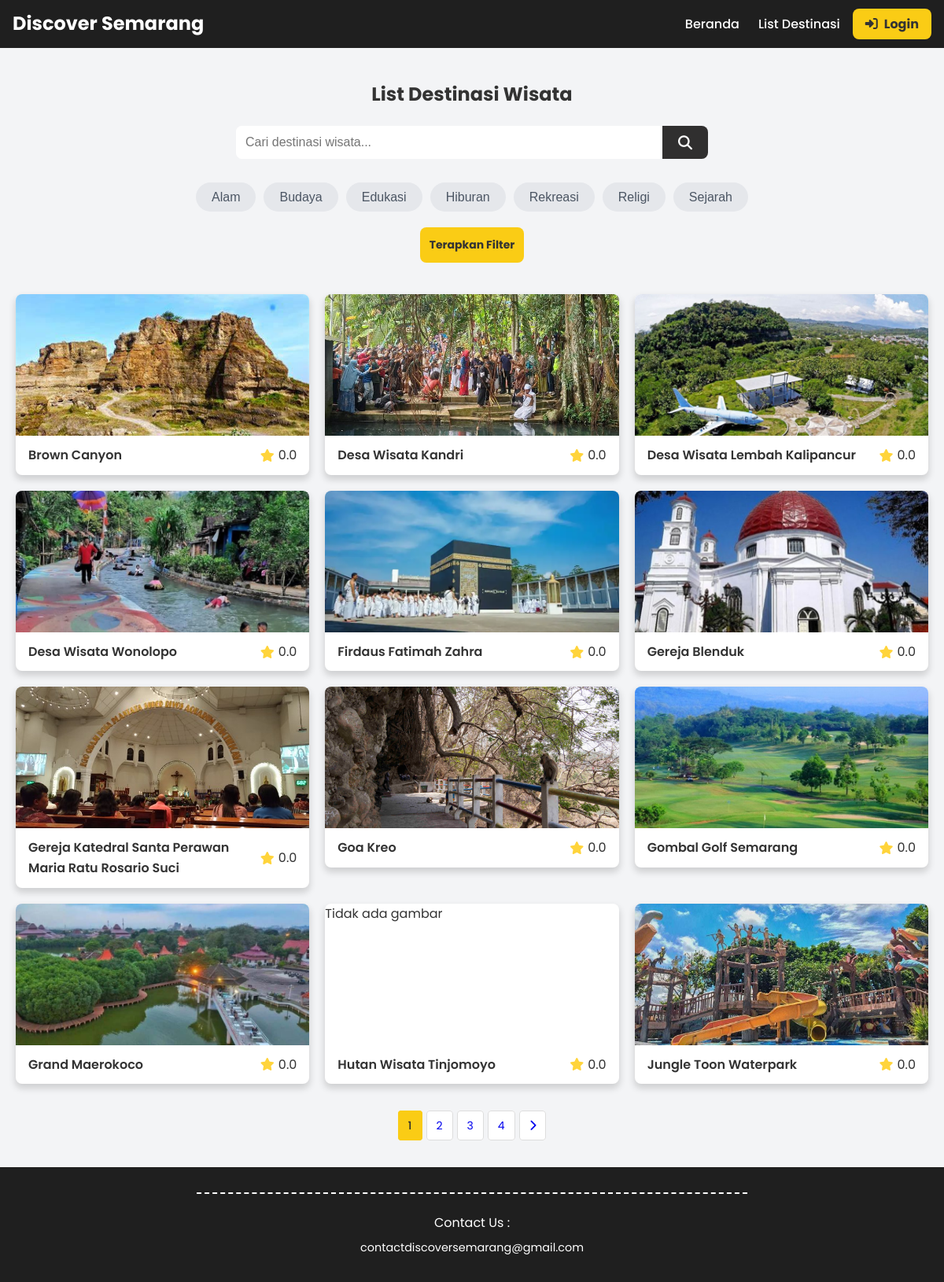
Screenshot of /public/index.php?page=list with the database file from the repository.
### tables this page shows
CREATE TABLE `kategori` (
  `id` int(11) NOT NULL,
  `nama_kategori` varchar(50) NOT NULL
);

CREATE TABLE `destinasi` (
  `id` int(11) NOT NULL,
  `nama` varchar(100) NOT NULL,
  `deskripsi` text NOT NULL,
  `deskripsi_rekomendasi` text NOT NULL,
  `alamat` text NOT NULL,
  `no_telepon` varchar(20) DEFAULT NULL,
  `facebook` varchar(255) DEFAULT NULL,
  `instagram` varchar(255) DEFAULT NULL,
  `gmaps_link` text NOT NULL,
  `tanggal_dibuat` datetime DEFAULT current_timestamp(),
  `tanggal_diupdate` datetime DEFAULT current_timestamp() ON UPDATE current_timestamp()
);

### app/controllers/DestinasiController.php (called while the page is built, shortened)
<?php
require_once __DIR__ . '/../models/DestinasiModel.php';
class DestinasiController {
    private $model;
    public function __construct() {
        global $db;
        require_once __DIR__ . '/../models/DestinasiModel.php';
        $this->model = new DestinasiModel($db);
    }
    public function list() {
        $perPage = 12;
        $currentPage = isset($_GET['p']) ? (int)$_GET['p'] : 1;
        $offset = ($currentPage - 1) * $perPage;
        $keyword = isset($_GET['search']) ? trim($_GET['search']) : '';
        $kategoriIds = [];
        $destinasiList = $this->model->getDestinasi($keyword, $kategoriIds, $perPage, $offset);
        $totalDestinasi = $this->model->countDestinasi($keyword, $kategoriIds);
        $totalPages = ceil($totalDestinasi / $perPage);
        $kategoriList = $this->model->getAllKategori();
        require_once __DIR__ . '/../views/pages/list.php';
    }
}
?>

### public/includes/session.php (called while the page is built, shortened)
<?php
function is_logged_in() {
    return isset($_SESSION['user_id']);
}
?>

### app/models/DestinasiModel.php (called while the page is built, shortened)
<?php
class DestinasiModel
{
    private PDO $db;
    public function __construct(PDO $db)
    {
        $this->db = $db;
    }
    public function getDestinasi(string $keyword = '', array $kategoriIds = [], int $limit = 12, int $offset = 0): array
    {
        $offset = max(0, $offset);
        $sql = "
            SELECT
                d.id,
                d.nama,
                d.deskripsi,
                (
                    SELECT g.nama_file
                    FROM galeri g
                    WHERE g.destinasi_id = d.id
                    ORDER BY g.id
                    LIMIT 1
                ) AS gambar,
                COALESCE(
                    GROUP_CONCAT(DISTINCT k.nama_kategori SEPARATOR ', '),
                    ''
                ) AS kategori,
                COALESCE(AVG(u.rating), 0) AS rating,
                COUNT(u.id) AS jumlah_ulasan
            FROM destinasi d
            LEFT JOIN destinasi_kategori dk ON d.id = dk.destinasi_id
            LEFT JOIN kategori k ON dk.kategori_id = k.id
            LEFT JOIN ulasan u ON d.id = u.destinasi_id
        ";
        $conditions = [];
        if (!empty($kategoriIds)) {
            $sql .= ' GROUP BY d.id HAVING COUNT(DISTINCT dk.kategori_id) = ' . count($kategoriIds);
        } else {
            $sql .= ' GROUP BY d.id';
        }
        $sql .= ' ORDER BY d.nama ASC LIMIT :limit OFFSET :offset';
        $stmt = $this->db->prepare($sql);
        $stmt->bindValue(':limit', $limit, PDO::PARAM_INT);
        $stmt->bindValue(':offset', $offset, PDO::PARAM_INT);
        $stmt->execute();
        return $stmt->fetchAll(PDO::FETCH_ASSOC);
    }
    public function countDestinasi(string $keyword = '', array $kategoriIds = []): int
    {
        $sql = "
            SELECT COUNT(DISTINCT d.id) AS total
            FROM destinasi d
            LEFT JOIN destinasi_kategori dk ON d.id = dk.destinasi_id
            LEFT JOIN kategori k ON dk.kategori_id = k.id
        ";
        $conditions = [];
        $params = [];
        $stmt = $this->db->prepare($sql);
        $stmt->execute();
        $row = $stmt->fetch(PDO::FETCH_ASSOC);
        return (int) ($row['total'] ?? 0);
    }
    public function getAllKategori(): array
    {
        $stmt = $this->db->query('SELECT id, nama_kategori FROM kategori');
        return $stmt->fetchAll(PDO::FETCH_ASSOC);
    }
}

### app/views/pages/list.php (the view, shortened to what this page needs)
<?php
require_once __DIR__ . '/../partials/header.php';
?>
<div style="background-color: #f3f4f6;">
    <div class="container" style="min-height: 100dvh;">
        <div style="display: flex; justify-content: center;">
            <h1 style="margin: 40px 0px 20px 0px">List Destinasi Wisata</h1>
        </div>
        <form method="get" action="?page=list&" id="filterForm">
            <div class="search-bar">
                <input type="text" name="search" placeholder="Cari destinasi wisata..."
                    value="<?= htmlspecialchars($keyword ?? '') ?>">
                <button type="submit">
                    <i class="fas fa-search"></i>
                </button>
            </div>
            <div class="kategori-wrapper" id="kategoriContainer">
                <?php foreach ($kategoriList as $kategori): ?>
                    <div class="form-check">
                        <label class="kategori" for="kategori-<?= $kategori['id'] ?>">
                            <?= htmlspecialchars($kategori['nama_kategori']) ?>
                        </label>
                    </div>
                <?php endforeach; ?>
            </div>
            <div style="display: flex; align-items: center; justify-content: center; margin: 20px 0px; gap: 10px;">
                <button type="submit" class="btn btn-yellow btn-sm">
                    Terapkan Filter
                </button>
            </div>
        </form>
        <div class="grid-container">
            <?php if (count($destinasiList) > 0): ?>
                <?php foreach ($destinasiList as $destinasi): ?>
                    <div class="col-lg-3 col-md-4 col-sm-6 mb-4" style="cursor: pointer;"
                        onclick="window.location='?page=detail&id=<?= $destinasi['id'] ?>'">
                        <div class="card-list h-100 shadow-sm">
                            <?php if ($destinasi['gambar']): ?>
                                <img src="<?= BASE_URL ?>assets/img/destinasi/<?= $destinasi['gambar'] ?>" class="card-img-list"
                                    alt="<?= htmlspecialchars($destinasi['nama']) ?>" style="height: 180px; object-fit: cover;">
                            <?php else: ?>
                                <div class="card-img-top bg-light d-flex align-items-center justify-content-center"
                                    style="height: 180px;">
                                    <span class="text-muted">Tidak ada gambar</span>
                                </div>
                            <?php endif; ?>
                            <div class="card-body-list">
                                <h3 class="h5 card-title-list fw-bold"><?= htmlspecialchars($destinasi['nama']) ?></h3>
                                <span class="card-rating-list">
                                    <i class="fa-solid fa-star" style="color: #ffd43b;"></i>
                                    <?= number_format($destinasi['rating'] ?? 0, 1) ?>
                                </span>
                            </div>
                        </div>
                    </div>
                <?php endforeach; ?>
            <?php endif; ?>
        </div>
        <?php if ($totalPages > 1): ?>
            <div class="pagination-container" style="justify-content: center; padding-bottom: 40px;">
                <ul class="pagination">
                    <?php
                    $startPage = max(1, $currentPage - 2);
                    $endPage = min($totalPages, $startPage + 4);
                    if ($endPage - $startPage < 4) {
                        $startPage = max(1, $endPage - 4);
                    }
                    for ($i = $startPage; $i <= $endPage; $i++):
                        ?>
                        <li class="page-item">
                            <a class="page-link <?= $i == $currentPage ? 'active' : '' ?>" href="?<?= http_build_query(array_merge($_GET, ['p' => $i])) ?>">
                                <?= $i ?>
                            </a>
                        </li>
                    <?php endfor; ?>
                    <?php if ($currentPage < $totalPages): ?>
                        <li class="page-item">
                            <a class="nextBtn"
                                href="?<?= http_build_query(array_merge($_GET, ['p' => $currentPage + 1])) ?>">
                                <i class="fa-solid fa-chevron-right"></i>
                            </a>
                        </li>
                    <?php endif; ?>
                </ul>
                </div>
        <?php endif; ?>
    </div>
</div>
<?php
require_once __DIR__ . '/../partials/footer.php';
?>

### public/index.php (shortened to what this page needs)
<?php
require_once __DIR__ . '/../app/config/database.php';
$page = $_GET['page'] ?? 'home';
switch($page) {
    case 'list':
        require_once __DIR__ . '/../app/controllers/DestinasiController.php';
        $controller = new DestinasiController();
        $controller->list();
        break;
}
?>

### app/views/partials/header.php (shortened to what this page needs)
<!DOCTYPE html>
<html lang="id">
<head>
  <link rel="stylesheet" href="/PJBL/OnProgress/public/assets/css/style.css">
  <link rel="stylesheet" href="https://cdnjs.cloudflare.com/ajax/libs/font-awesome/6.4.0/css/all.min.css" />
</head>
<body>
  <?php require_once __DIR__ . '/../partials/navbar.php' ?>

### app/views/partials/navbar.php (shortened to what this page needs)
<?php
require_once __DIR__ . '/../../../public/includes/session.php';
?>
<div class="nav-container">
  <nav class="navbar">
    <div class="logo">
      <a href="index.php?page=home">Discover Semarang</a>
    </div>
    <div class="nav-links">
      <ul class="links" id="links">
        <li><a href="index.php?page=home">Beranda</a></li>
        <li><a href="index.php?page=list">List Destinasi</a></li>
      </ul>
      <ul class="links-button">
        <?php if (is_logged_in()): ?>
          <li><a href="index.php?page=profile" class="button">
            <i class="fas fa-user" style="margin-right: 0.5rem;"></i>
            <span style="font-weight: 700;">Akun</span>
          </a></li>
        <?php else: ?>
          <li><a href="index.php?page=login" class="button" style="font-weight: 700;">
            <i class="fa-solid fa-right-to-bracket" style="margin-right: 0.5rem;"></i>Login
          </a></li>
        <?php endif; ?>
      </ul>
    </div>
  </nav>
</div>
<section>

### app/views/partials/footer.php (shortened to what this page needs)
<footer>
    <div class="footer-divider"></div>
    <p class="footer-text">Contact Us :</p>
    <p class="footer-contact">contactdiscoversemarang@gmail.com</p>
</footer>
</body>
</html>

### public/assets/css/style.css (style rules this page uses)
* { box-sizing: border-box; margin: 0; padding: 0; }
body { font-family: "Poppins", "Segoe UI", "Roboto", "Helvetica Neue", "Arial", "sans-serif"; color: #333; line-height: 1.6; }
a { text-decoration: none; }
ul { list-style: none; }
button { cursor: pointer; font-family: inherit; font-size: inherit; display: flex; align-items: center; justify-content: center; }
.nav-container { background-color: #1f1f1f; position: sticky; top: 0; z-index: 999; }
.navbar { display: flex; justify-content: space-between; align-items: center; padding: 0.715rem 1rem; max-width: 1440px; margin: auto; background: none; }
.logo a { font-size: 1.5rem; font-weight: 700; color: white; }
.nav-links { display: flex; gap: 1rem; margin-left: auto; }
.links { display: flex; gap: 1.5rem; align-items: center; }
.links li { font-weight: 500; transition: color 0.3s; line-height: 1.6; }
.links li a { color: white; }
.links-button { display: flex; }
.links-button li a { display: inline-block; background-color: #facc15; color: #333; padding: 0.4rem 1rem; border-radius: 8px; font-weight: 500; transition: background-color 0.3s, color 0.3s; }
.search-bar { display: flex; justify-content: center; width: 600px; margin: 0 auto; background: white; border-radius: 8px; overflow: hidden; }
.search-bar input { flex-grow: 1; padding: 12px; border: none; font-size: 16px; outline: none; color: #333; }
.search-bar button { background-color: #302f2f; color: white; border: none; padding: 0 20px; cursor: pointer; font-size: 18px; }
.btn { display: flex; width: fit-content; padding: 10px 20px; justify-content: center; border-radius: 5px; font-size: 14px; font-weight: bold; cursor: pointer; }
.btn-yellow { background-color: #facc15; color: #333; }
.btn { padding: 12px 12px; border: none; border-radius: 8px; font-size: 14px; cursor: pointer; font-weight: bold; }
.pagination-container { display: flex; justify-content: space-between; align-items: center; margin-top: 20px; }
.pagination { display: flex; gap: 5px; align-items: center; }
.pagination a { padding: 8px 12px; border: 1px solid #ddd; background-color: white; cursor: pointer; border-radius: 4px; font-size: 14px; transition: all 0.3s; }
.pagination li .active { background-color: #facc15; border-color: #facc15; color: #2c2c2c; font-weight: 500; }
footer { background-color: #1f1f1f; color: white; text-align: center; padding: 2rem 1rem; }
.footer-divider { border-top: 2px dashed white; width: 60%; margin: 0 auto 1.5rem; }
.footer-text { margin: 0.5rem 0; }
.footer-contact { margin: 0; font-size: 0.9rem; }
.kategori-wrapper { display: flex; flex-wrap: wrap; justify-content: center; gap: 10px; margin-top: 30px; }
.kategori { display: inline-block; background-color: #e5e7eb; border-radius: 50px; padding: 6px 20px; font-family: "Poppins-Medium", sans-serif; color: #4b5563; font-size: 16px; border: none; cursor: pointer; transition: 0.25s ease-in-out; }
.card-list { background-color: #ffffff; border-radius: 8px; overflow: hidden; box-shadow: 0px 5px 8px 1px rgba(0, 0, 0, 0.15); display: flex; flex-direction: column; }
.card-img-list { width: 100%; height: 180px; object-fit: cover; }
.card-body-list { padding: 12px 16px; display: flex; justify-content: space-between; align-items: center; }
.card-title-list { font-size: 16px; font-weight: 600; color: #333; margin: 0; }
.card-rating-list { display: flex; align-items: center; gap: 5px; }
.grid-container { display: grid; grid-template-columns: repeat(auto-fill, minmax(300px, 1fr)); gap: 20px; padding: 20px; max-width: 1300px; margin: auto; }

### rows the page displays
kategori: nama_kategori "Alam"
kategori: nama_kategori "Budaya"
kategori: nama_kategori "Edukasi"
kategori: nama_kategori "Hiburan"
kategori: nama_kategori "Rekreasi"
kategori: nama_kategori "Religi"
kategori: nama_kategori "Sejarah"
destinasi: shows a picture, nama "Brown Canyon", rating "0.0"
destinasi: shows a picture, nama "Desa Wisata Kandri", rating "0.0"
destinasi: shows a picture, nama "Desa Wisata Lembah Kalipancur", rating "0.0"
destinasi: shows a picture, nama "Desa Wisata Wonolopo", rating "0.0"
destinasi: shows a picture, nama "Firdaus Fatimah Zahra", rating "0.0"
destinasi: shows a picture, nama "Gereja Blenduk", rating "0.0"
destinasi: shows a picture, nama "Gereja Katedral Santa Perawan Maria Ratu Rosario Suci", rating "0.0"
destinasi: shows a picture, nama "Goa Kreo", rating "0.0"
destinasi: shows a picture, nama "Gombal Golf Semarang", rating "0.0"
destinasi: shows a picture, nama "Grand Maerokoco", rating "0.0"
destinasi: shows "Tidak ada gambar", nama "Hutan Wisata Tinjomoyo", rating "0.0"
destinasi: shows a picture, nama "Jungle Toon Waterpark", rating "0.0"
